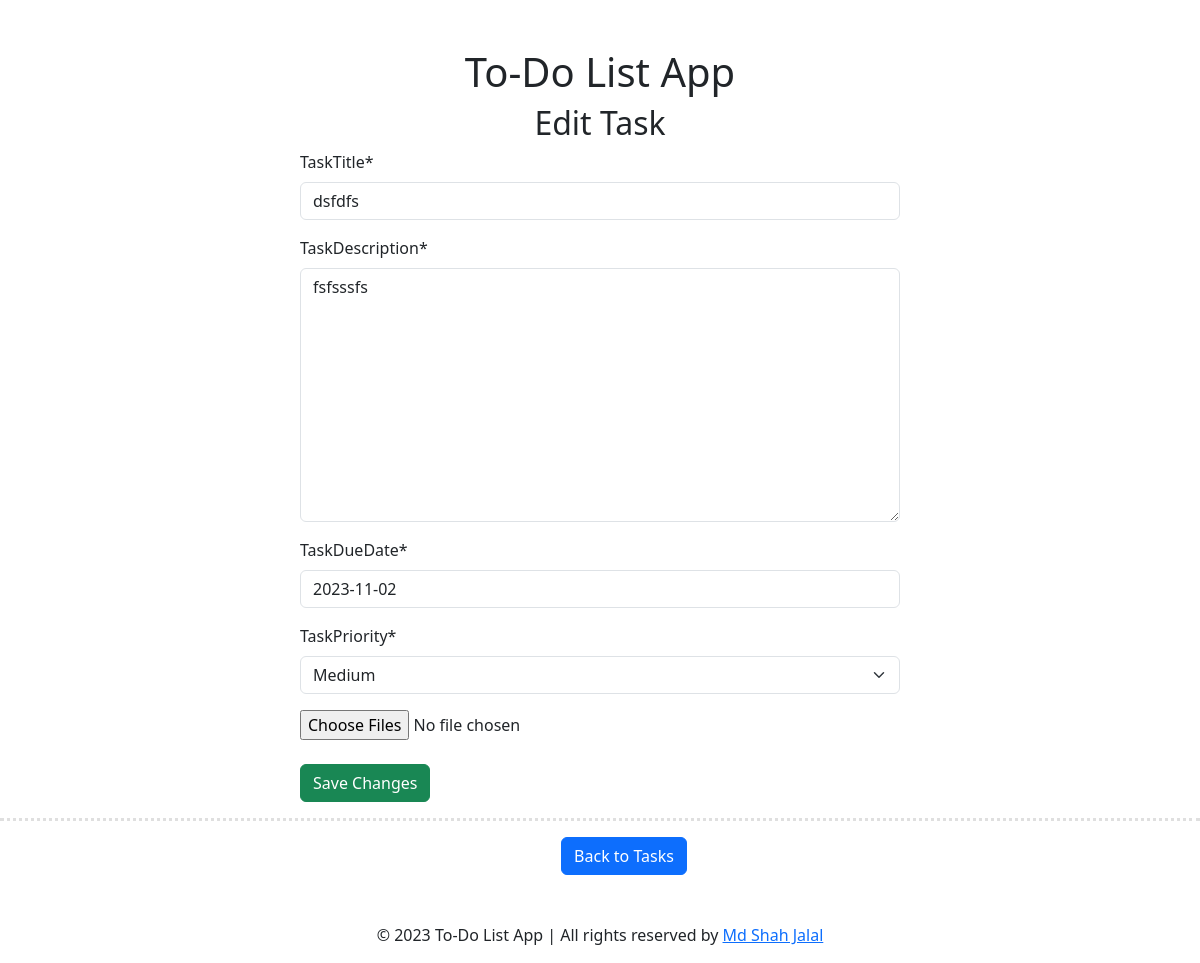
/edit_task/1/, run on the app's committed database.
### todoapp/models.py (models this page shows, shortened)
class TaskModel(models.Model):
    taskTitle = models.CharField(max_length=100)
    taskDescription = models.TextField()
    is_completed = models.BooleanField(default=False)
    taskDueDate = models.DateField(default=timezone.now)
    taskPriority = models.CharField(max_length=20, choices=[
        ('low', 'Low'),
        ('medium', 'Medium'),
        ('high', 'High'),
    ])
    images = models.ManyToManyField('Photo', related_name='tasks', blank=True)

### todoapp/views.py (the view)
# urls.py: path('edit_task/<int:task_id>/', edit_task, name='edit_task'),
def edit_task(request, task_id):
    task = TaskModel.objects.get(pk=task_id)
    if request.method == 'POST':
        form = TaskForm(request.POST, request.FILES, instance=task)
        if form.is_valid():
            task = form.save()
            task.images.clear()
            for image in request.FILES.getlist('images'):
                photo = Photo(image=image)
                photo.save()
                task.images.add(photo)
            return redirect('show_tasks')
    else:
        form = TaskForm(instance=task)
    return render(request, 'edit_task.html', {'form': form, 'task': task})

### todoapp/forms.py
class TaskForm(forms.ModelForm):
    class Meta:
        model = TaskModel
        fields = ('taskTitle', 'taskDescription', 'taskDueDate', 'taskPriority')

### todoapp/templates/edit_task.html (shortened to what this page needs)
{% extends 'base.html' %}
{% load crispy_forms_tags %}
{% block content %}
<div class="w-50 m-auto">
    <h2 class="text-center">Edit Task</h2>
    <form method="post" enctype="multipart/form-data">
        {{ form | crispy }}
        <input type="file" name="images" id="id_images" multiple>
        <br/> <br/>
        <button class="btn btn-success" type="submit">Save Changes</button>
    </form>
</div>
<hr style="border-top: 3px dotted #838282;" class="dotted">
<div class="text-center">
    <a class="btn btn-primary ms-5" href="{% url 'show_tasks' %}">Back to Tasks</a>
</div>
{% endblock %}

### data on the page
TaskModel: taskTitle "dsfdfs", taskDescription "fsfsssfs", taskDueDate "2023-11-02", taskPriority "Medium"
